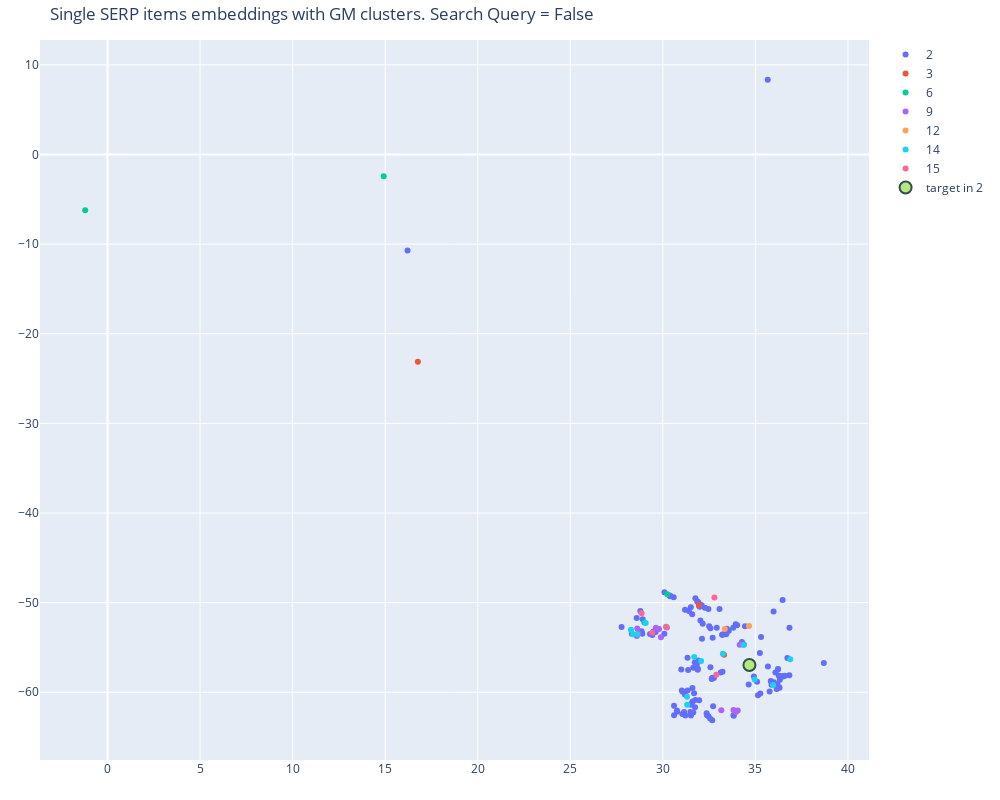

The notebook cell this image was saved under:
### Code cell
fig = go.Figure()

embs=[]
labels=[]
for iid in sample.serp.split(','):
    try:
        embs.append(tsne_items_embeddings[item_dict[int(iid)]])
        labels.append(item_labels[item_dict[int(iid)]])
    except KeyError:
        continue

embs=np.array(embs)
labels=np.array(labels)
for label in set(labels):
    idxs=labels==label
    label_embedding=embs[idxs]
    fig.add_trace(go.Scatter(x=label_embedding[:,0], y=label_embedding[:,1], name=str(label), mode='markers'))

fig.add_trace(go.Scatter(x=[tsne_items_embeddings[item_dict[sample.item_id], 0]], 
                            y=[tsne_items_embeddings[item_dict[sample.item_id], 1]], 
                            name=f'target in {item_labels[item_dict[sample.item_id]]}', mode='markers', 
                            marker=dict(size=12,
                                    line=dict(width=2,
                                    color='DarkSlateGrey'))))


fig.update_layout(title=f'Single SERP items embeddings with GM clusters. Search Query = {is_search_query(sample.query_id)}',
                  margin=dict(l=40, r=40, t=40, b=40),
                  width=1000, height=800)
fig.show()

### Figure 1 — Plotly figure (JSON) as saved in the notebook; plotly's stock layout.template omitted (floating-point values rounded to 4 significant figures; data arrays with more than 128 entries replaced by an {"elided": "..."} marker saying what was removed)
{"data": [{"mode": "markers", "name": "2", "type": "scatter", "x": {"elided": "138 float values"}, "y": {"elided": "138 float values"}}, {"mode": "markers", "name": "3", "type": "scatter", "x": [31.95, 16.77, 33.3], "y": [-50.26, -23.12, -55.82]}, {"mode": "markers", "name": "6", "type": "scatter", "x": [29.0, 30.24, 14.92, -1.204], "y": [-52.23, -49.06, -2.412, -6.209]}, {"mode": "markers", "name": "9", "type": "scatter", "x": [28.59, 28.69, 28.62, 34.15, 30.22, 29.79, 28.61, 33.16, 29.62, 29.9, 33.94, 33.81, 34.05], "y": [-53.72, -53.44, -52.88, -54.69, -52.77, -52.94, -53.56, -62.01, -52.8, -53.85, -62.2, -61.98, -62.05]}, {"mode": "markers", "name": "12", "type": "scatter", "x": [34.66, 33.35], "y": [-52.61, -52.96]}, {"mode": "markers", "name": "14", "type": "scatter", "x": [29.07, 28.28, 32.07, 34.36, 36.88, 30.17, 35.96, 28.39, 28.62, 31.32, 31.69, 31.3, 34.96, 33.24], "y": [-52.26, -53.03, -56.53, -54.72, -56.31, -52.7, -59.19, -53.54, -53.53, -61.4, -56.07, -60.5, -58.58, -55.71]}, {"mode": "markers", "name": "15", "type": "scatter", "x": [29.43, 32.79, 32.89, 28.85, 30.18], "y": [-53.37, -49.44, -58.05, -51.2, -52.73]}, {"marker": {"line": {"color": "DarkSlateGrey", "width": 2}, "size": 12}, "mode": "markers", "name": "target in 2", "type": "scatter", "x": [34.68], "y": [-56.96]}], "layout": {"height": 800, "margin": {"b": 40, "l": 40, "r": 40, "t": 40}, "title": {"text": "Single SERP items embeddings with GM clusters. Search Query = False"}, "width": 1000}}
